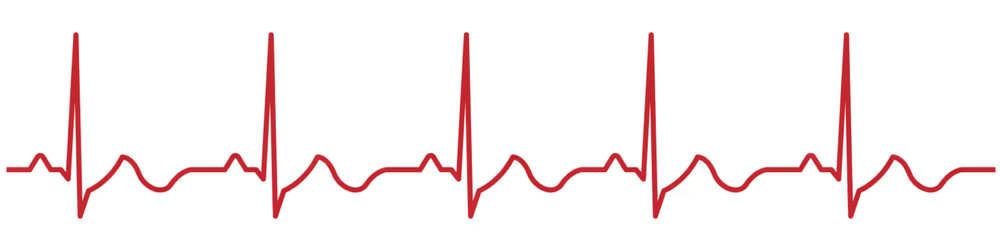
#> input picture OpenCvTest/ekg_original.png, 1000 x 238 px, shrunk from 3566 x 847 before the run, found by its file name
$ python test3.py
#> lines starting #> are read from the running program, lines starting #| are printed output that depends on the picture; after the words box and inside, x2 and y2 are one past the last pixel; in counts of white or black regions, pixels touching at a corner belong together; long printed decimals are rounded
import cv2
import numpy as np

# ===== Parameters you may tweak =====
image_path = "/home/ji541/Shared/ekg_original.png"  # <-- put full path to your PNG here
#image_path = "/home/ji541/Shared/ekg_warped1.png"  # <-- put full path to your PNG here
output_csv = "/home/ji541/Shared/ekg_digitized2.txt"

# Edge detection parameters
blur_ksize = (5, 5)
canny_low = 50
canny_high = 150

# ====================================

# 1. Load image
img = cv2.imread(image_path)
#> img is the input picture: shape (238, 1000, 3); mean B, G, R 242.5, 242.1, 251.3
if img is None:
    print(f"Error: could not load image: {image_path}")
    exit(1)

gray = cv2.cvtColor(img, cv2.COLOR_BGR2GRAY)
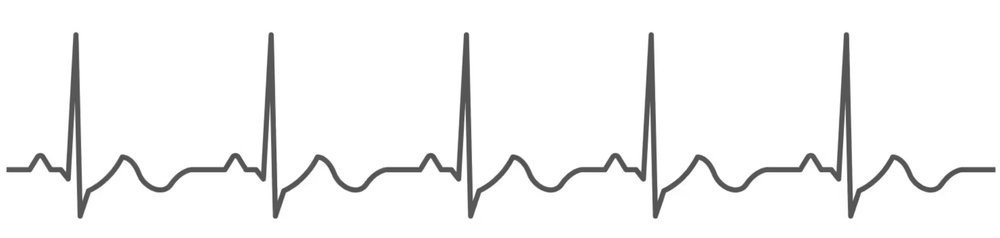
#> gray: shape (238, 1000); min 73, max 255, mean 244.9

# 2. Preprocess & edge detection
blur = cv2.GaussianBlur(gray, blur_ksize, 0)
edges = cv2.Canny(blur, canny_low, canny_high)
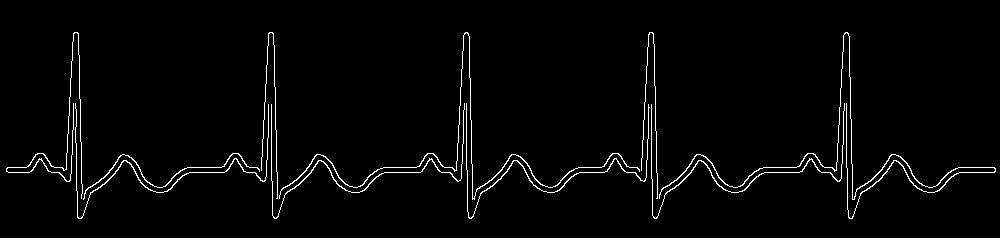
#> edges: shape (238, 1000); 2.4% white in thin lines or dots, all inside (x1, y1, x2, y2) = (6, 32, 996, 219)

height, width = edges.shape
#> height = 238; width = 1000

# 3. For each x column, find the y position of the ECG trace
y_positions = np.full(width, np.nan)

# Start tracking near middle of image
prev_y = height // 2
#> prev_y = 119

for x in range(width):
    column = edges[:, x]
    ys = np.where(column > 0)[0]  # rows where an edge is present

    if ys.size == 0:
        # no edge in this column; keep previous y (optional)
        y_positions[x] = np.nan
        continue

    # Choose the y closest to previous y to follow a continuous trace
    idx = np.argmin(np.abs(ys - prev_y))
    y = ys[idx]
    y_positions[x] = y
    prev_y = y
#> this loop made 1000 passes
#> (ys, idx, y, prev_y) on passes 7 to 9: ([168, 169, 170, 171], 0, 168, 168), ([167, 168, 171], 1, 168, 168), ([167, 172], 0, 167, 167)

# 4. Interpolate missing values (NaNs) if any
nan_mask = np.isnan(y_positions)
if np.any(~nan_mask):  # at least some good points
    good_x = np.where(~nan_mask)[0]
#> good_x = 990 values from 6 to 995
    good_y = y_positions[good_x]
#> good_y = 990 values, max 213 at index 272, min 32 at index 69, mean 168.4
    # Linear interpolation over missing columns
    y_positions[nan_mask] = np.interp(np.where(nan_mask)[0], good_x, good_y)
else:
    print("Error: no trace detected in any column.")
    exit(1)

# 5. Convert pixel coordinates to normalized signal
# In images, y=0 is top; signals usually are plotted with up = positive.
# We'll invert and normalize to roughly [-1, 1].
y_min = np.min(y_positions)
#> y_min = 32
y_max = np.max(y_positions)
#> y_max = 213
y_center = 0.5 * (y_min + y_max)
#> y_center = 122.5

# Center and scale
signal = -(y_positions - y_center) / (0.5 * (y_max - y_min) + 1e-8)
#> signal = 1000 values, max 1 at index 75, min -1 at index 278, mean -0.507

# 6. Create a normalized time axis from 0 to 1
time = np.linspace(0.0, 1.0, width)
#> time = 1000 values from 0 to 1

# 7. Save to CSV: columns = time, value
data = np.column_stack((time, signal))
#> data = 1000 pairs, first value 0 to 1, second value -1 to 1
np.savetxt(output_csv, data, delimiter=",", header="time,value", comments="")

print(f"Saved digitized signal to: {output_csv}")
print("First 5 samples:")
print(data[:5, :])
#| [[ 0.         -0.5028]
#|  [ 0.001001   -0.5028]
#|  [ 0.002002   -0.5028]
#|  [ 0.003003   -0.5028]
#|  [ 0.004004   -0.5028]]

# 8. Optional: visualize overlay of detected trace on original image
overlay = img.copy()
for x in range(width):
    y = int(y_positions[x])
    cv2.circle(overlay, (x, y), 1, (0, 0, 255), -1)
#> this loop made 1000 passes
#> y on passes 1 to 3: 168, 168, 168
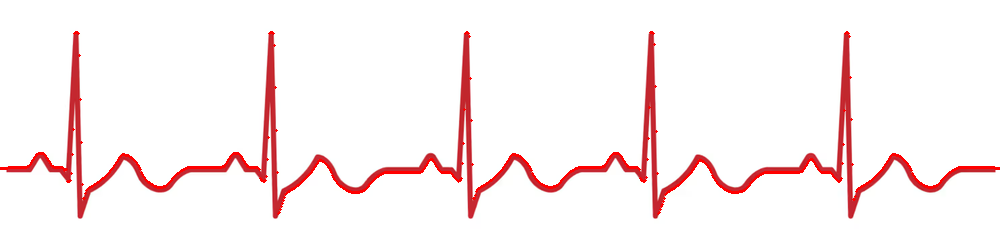
#> overlay: shape (238, 1000, 3); 1.41% of pixels changed, all inside (x1, y1, x2, y2) = (0, 31, 1000, 215)

cv2.imshow("Original", img)
cv2.imshow("Edges", edges)
cv2.imshow("Trace overlay", overlay)
cv2.waitKey(0)
cv2.destroyAllWindows()

$ run again, with OpenCvTest/ekg_warped1.png copied over OpenCvTest/ekg_original.png
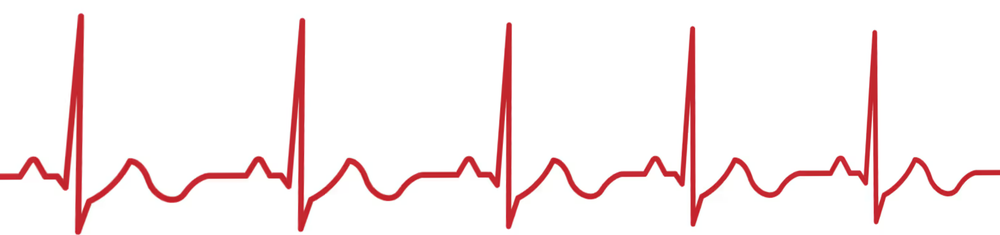
#> input picture OpenCvTest/ekg_warped1.png, 1000 x 235 px, shrunk from 3495 x 820 before the run, found by its file name
#> img is the input picture: shape (235, 1000, 3); mean B, G, R 240.5, 240, 250.8
#> `edges = cv2.Canny(blur, canny_low, canny_high)`:
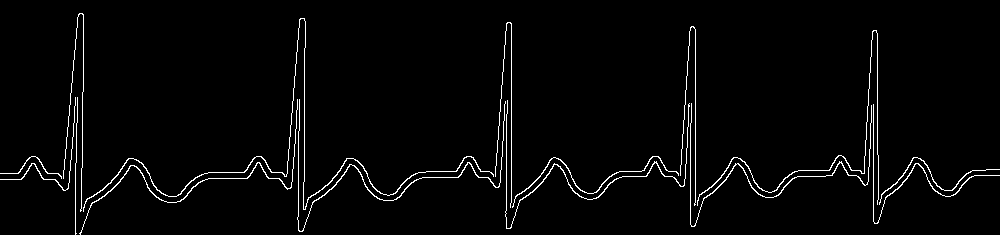
#> edges: shape (235, 1000); 2.6% white in thin lines or dots
#> the loop `for x in range(width):` made 1000 passes
#> (ys, idx, y, prev_y) on passes 1 to 3: ([173, 179], 0, 173, 173), ([173, 179], 0, 173, 173), ([173, 179], 0, 173, 173)
#> after the loop `for x in range(width):`: y_positions = 1000 values, max 220 at index 696, min 13 at index 80, mean 170.7
#> good_x = 1000 values from 0 to 999
#> good_y has the same summary as y_positions
#> y_min = 13
#> y_max = 220
#> y_center = 116.5
#> signal = 1000 values, max 1 at index 80, min -1 at index 696, mean -0.523
#> data = 1000 pairs, first value 0 to 1, second value -1 to 1
#| [[ 0.         -0.5459]
#|  [ 0.001001   -0.5459]
#|  [ 0.002002   -0.5459]
#|  [ 0.003003   -0.5459]
#|  [ 0.004004   -0.5459]]
#> the loop `for x in range(width):` made 1000 passes
#> y on passes 1 to 3: 173, 173, 173
#> after the loop `for x in range(width):`:
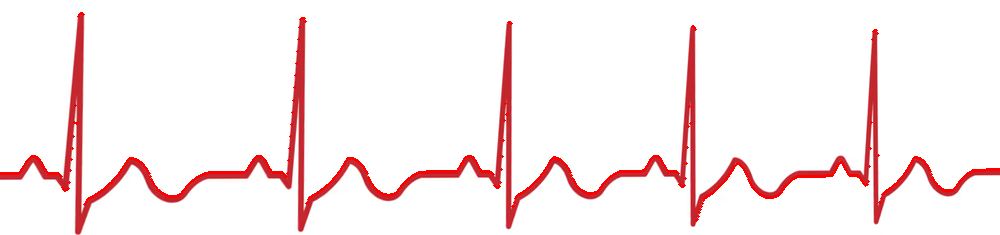
#> overlay: shape (235, 1000, 3); 1.46% of pixels changed, all inside (x1, y1, x2, y2) = (0, 12, 1000, 222)
